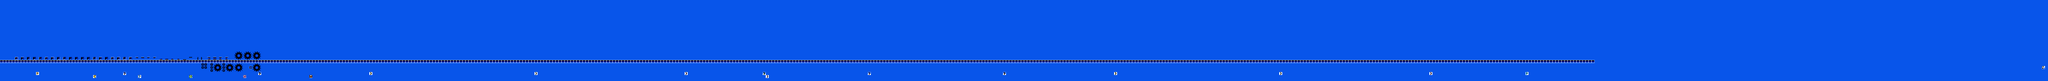

Tiled map render using the project's own tile images. Description and the map definition, with tile-layer contents summarised, below:
An orthogonal 682x27 tile map with 16x16 px tiles, 2 tile layers (SP, ...), 2 tilesets.

<map version="1.10" tiledversion="1.10.2" orientation="orthogonal" renderorder="right-down" width="682" height="27" tilewidth="16" tileheight="16" infinite="0" nextlayerid="3" nextobjectid="1">
 <editorsettings>
  <chunksize width="16" height="27" />
  <export target="test2.csv" format="csv" />
 </editorsettings>
 <tileset firstgid="1" name="famidash" tilewidth="16" tileheight="16" tilecount="240" columns="16">
  <image source="../../GRAPHICS/famidash.bmp" width="256" height="240" />
 </tileset>
 <tileset firstgid="241" name="sprites" tilewidth="16" tileheight="16" tilecount="256" columns="16">
  <image source="../../GRAPHICS/sprites.png" width="256" height="256" />
 </tileset>
 <layer id="1" width="682" height="27">
  <data>[18414 cells, 18414 non-empty, 49 distinct tile ids]</data>
 </layer>
 <layer id="2" name="SP" width="682" height="27">
  <data>[18414 cells, 20 non-empty, 15 distinct tile ids]</data>
 </layer>
</map>
